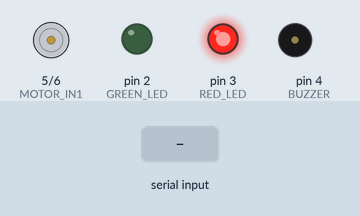
This sketch was run on a simulated Arduino Uno, built with avr-gcc and run on an emulated ATmega328P. Shown: motor-driver pin pairs drawn as motors (green arrow = first pin HIGH = forward, orange = second pin HIGH = backward, longer = more drive, scaled by the enable pin), output pins drawn as LEDs (lit = HIGH), buzzer (waves = sounding). The inputs (shaded band) are chosen by the test bench.

Above: at 1.2 s.
1.3 s: "C" received over Serial
At 2.3 s:
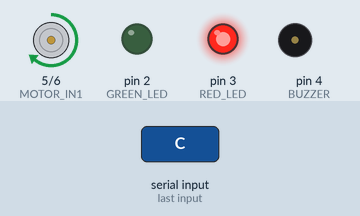
4.3 s: "N" received over Serial
At 5.4 s:
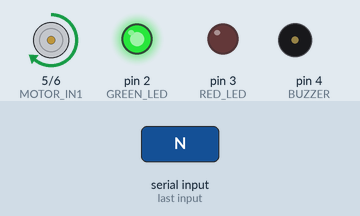
5.8 s: "H" received over Serial
At 6.1 s:
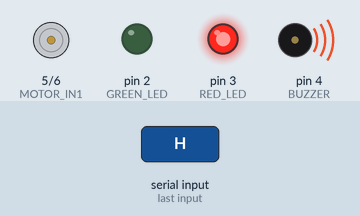
8.8 s: "X" received over Serial
At 10.0 s:
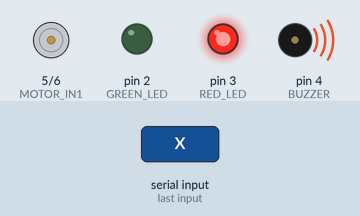
Timing chart, 0 to 13.3 s (numbered marks = the images above; inputs shaded):
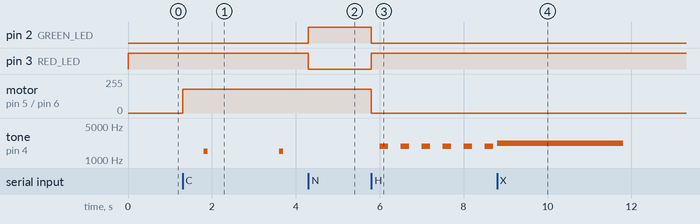

The sketch:

drive_safe.ino
```cpp
const byte GREEN_LED = 2;
const byte RED_LED = 3;
const byte BUZZER = 4;
const byte MOTOR_IN1 = 5;
const byte MOTOR_IN2 = 6;
const byte MOTOR_ENA = 9;

const unsigned long WATCHDOG_MS = 3000;
const unsigned long CAUTION_PERIOD_MS = 1800;
const unsigned long CAUTION_ON_MS = 100;
const unsigned long HIGH_PERIOD_MS = 500;
const unsigned long HIGH_ON_MS = 200;

unsigned long lastCommandAt = 0;
char activeMode = 'F';
bool watchdogFailure = true;
bool buzzerActive = false;
unsigned int activeTone = 0;

void stopMotor() {
  digitalWrite(MOTOR_IN1, LOW);
  digitalWrite(MOTOR_IN2, LOW);
  analogWrite(MOTOR_ENA, 0);
}

void runMotor() {
  digitalWrite(MOTOR_IN1, HIGH);
  digitalWrite(MOTOR_IN2, LOW);
  analogWrite(MOTOR_ENA, 180);
}

void setBuzzer(bool enabled, unsigned int frequency = 0) {
  if (!enabled) {
    if (buzzerActive) {
      noTone(BUZZER);
      buzzerActive = false;
      activeTone = 0;
    }
    return;
  }

  if (!buzzerActive || activeTone != frequency) {
    tone(BUZZER, frequency);
    buzzerActive = true;
    activeTone = frequency;
  }
}

void failureMode() {
  digitalWrite(GREEN_LED, LOW);
  digitalWrite(RED_LED, HIGH);
  setBuzzer(false);
  stopMotor();
}

void applyMode(unsigned long now) {
  if (activeMode == 'N') {
    digitalWrite(GREEN_LED, HIGH);
    digitalWrite(RED_LED, LOW);
    setBuzzer(false);
    runMotor();
  } else if (activeMode == 'C') {
    digitalWrite(GREEN_LED, LOW);
    digitalWrite(RED_LED, HIGH);
    runMotor();
    setBuzzer(now % CAUTION_PERIOD_MS < CAUTION_ON_MS, 1500);
  } else if (activeMode == 'H') {
    digitalWrite(GREEN_LED, LOW);
    digitalWrite(RED_LED, HIGH);
    stopMotor();
    setBuzzer(now % HIGH_PERIOD_MS < HIGH_ON_MS, 1900);
  } else if (activeMode == 'X') {
    digitalWrite(GREEN_LED, LOW);
    digitalWrite(RED_LED, HIGH);
    stopMotor();
    setBuzzer(true, 2200);
  } else {
    failureMode();
  }
}

void setup() {
  pinMode(GREEN_LED, OUTPUT);
  pinMode(RED_LED, OUTPUT);
  pinMode(BUZZER, OUTPUT);
  pinMode(MOTOR_IN1, OUTPUT);
  pinMode(MOTOR_IN2, OUTPUT);
  pinMode(MOTOR_ENA, OUTPUT);
  Serial.begin(9600);
  lastCommandAt = millis();
  failureMode();
}

void loop() {
  while (Serial.available() > 0) {
    const char command = Serial.read();
    if (command == 'N' || command == 'C' || command == 'H' ||
        command == 'X' || command == 'F') {
      activeMode = command;
      watchdogFailure = false;
      lastCommandAt = millis();
    }
  }

  const unsigned long now = millis();
  if (now - lastCommandAt >= WATCHDOG_MS) {
    watchdogFailure = true;
  }

  if (watchdogFailure || activeMode == 'F') {
    failureMode();
    return;
  }
  applyMode(now);
}
```

Measured:
- after the input at 1.3 s, motor on pin 5 (MOTOR_IN1) / pin 6 (MOTOR_IN2): stopped → forward 180/255 at once; tone on pin 4 (BUZZER): alternates 1500 Hz for 0.10 s and silent for 1.7 s, starting after 0.50 s
- after the input at 4.3 s, pin 2 (GREEN_LED): LOW → HIGH at once; pin 3 (RED_LED): HIGH → LOW at once; motor on pin 5 (MOTOR_IN1) / pin 6 (MOTOR_IN2): stays forward 180/255 (without the input it goes to stopped after 0.00 s)
- after the input at 5.8 s, pin 2 (GREEN_LED): HIGH → LOW after 0.00 s instead of 1.5 s; pin 3 (RED_LED): LOW → HIGH after 0.00 s instead of 1.5 s; motor on pin 5 (MOTOR_IN1) / pin 6 (MOTOR_IN2): forward 180/255 → stopped after 0.00 s instead of 1.5 s; tone on pin 4 (BUZZER): alternates 1900 Hz for 0.20 s and silent for 0.30 s, starting after 0.20 s
- after the input at 8.8 s, tone on pin 4 (BUZZER): silent → 2200 Hz at once, → silent 3.0 s later
